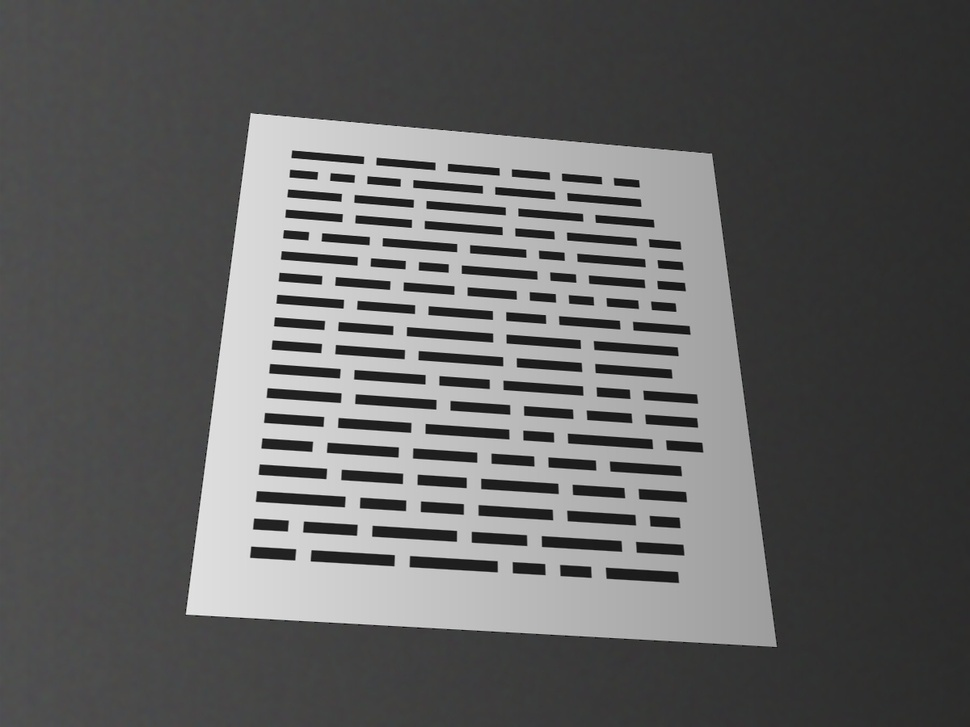
#> input picture data/golden/synthetic_01.jpg, 970 x 727 px, shrunk from 1200 x 900 before the run
$ python -i edges.py   (imports and definitions only)
#> lines starting #> are read from the running program, lines starting #| are printed output that depends on the picture; after the words box and inside, x2 and y2 are one past the last pixel; in counts of white or black regions, pixels touching at a corner belong together
"""2단계: 엣지 검출 (담당: 한시원)

앱(Dart)의 lib/pipeline/edges.dart 와 같은 동작을 유지할 것.
"""
from __future__ import annotations

import cv2
import numpy as np

# 중앙값 기반 자동 임계값의 폭. lower = (1 - SIGMA) * median, upper = (1 + SIGMA) * median
# (11.25 실험 이후 기본 방식은 Otsu. 비교 실험용으로 남겨 둔다)
SIGMA = 0.33

# 기본 Canny 임계값: upper = Otsu 임계값, lower = upper * OTSU_LOW_RATIO
# 근거: docs/실험기록/edge_블러_임계값_모폴로지.md (밝은·비슷한색 배경에서 중앙값 방식은 임계값이 너무 높아짐)
OTSU_LOW_RATIO = 0.5

# 화면이 거의 균일해 Otsu 값이 0 근처로 떨어질 때 잡음까지 엣지가 되는 것을 막는 upper 하한
CANNY_MIN_UPPER = 30

# 끊어진 엣지를 잇기 위한 모폴로지 커널 크기
MORPH_KSIZE = 3


def auto_canny_thresholds(gray: np.ndarray, sigma: float = SIGMA) -> tuple[int, int]:
    """밝기 중앙값을 기준으로 Canny 임계값을 자동으로 정한다."""
    median = float(np.median(gray))
    lower = int(max(0, (1.0 - sigma) * median))
    upper = int(min(255, (1.0 + sigma) * median))
    return lower, upper


def otsu_canny_thresholds(gray: np.ndarray, low_ratio: float = OTSU_LOW_RATIO) -> tuple[int, int]:
    """Otsu 이진화 임계값(문서와 배경을 가르는 밝기)을 Canny upper 로 쓴다."""
#> called with low_ratio = 0.5
    t, _ = cv2.threshold(gray, 0, 255, cv2.THRESH_BINARY | cv2.THRESH_OTSU)
#> t = 123
    upper = max(int(t), CANNY_MIN_UPPER)
#> upper = 123
    return int(upper * low_ratio), upper


def detect_edges(gray: np.ndarray) -> np.ndarray:
    """그레이스케일 이미지에서 문서 경계 엣지 맵(0/255)을 만든다."""
    lower, upper = otsu_canny_thresholds(gray)
#> lower = 61; upper = 123
    edges = cv2.Canny(gray, lower, upper)
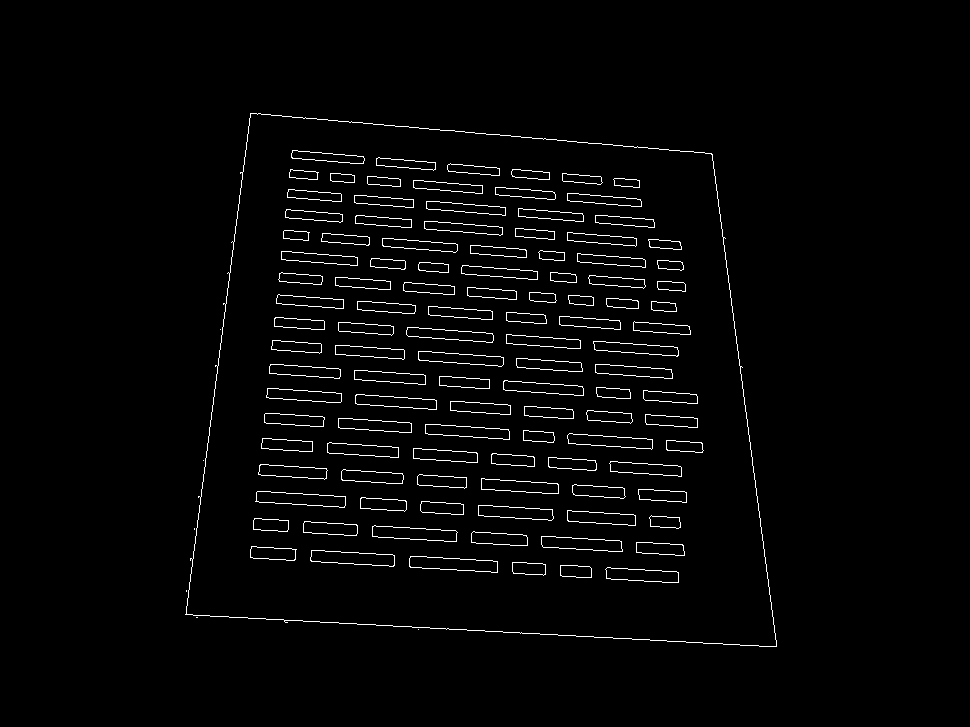
#> edges: shape (727, 970); 2.3% white in thin lines or dots, all inside (x1, y1, x2, y2) = (185, 113, 777, 647)

    # 모폴로지는 none/close3/dilate3/close5+dilate3 와 비교해 차이가 없어(실험기록 참고) 현재 방식 유지
    kernel = cv2.getStructuringElement(cv2.MORPH_RECT, (MORPH_KSIZE, MORPH_KSIZE))
    edges = cv2.morphologyEx(edges, cv2.MORPH_CLOSE, kernel)
    edges = cv2.dilate(edges, kernel, iterations=1)
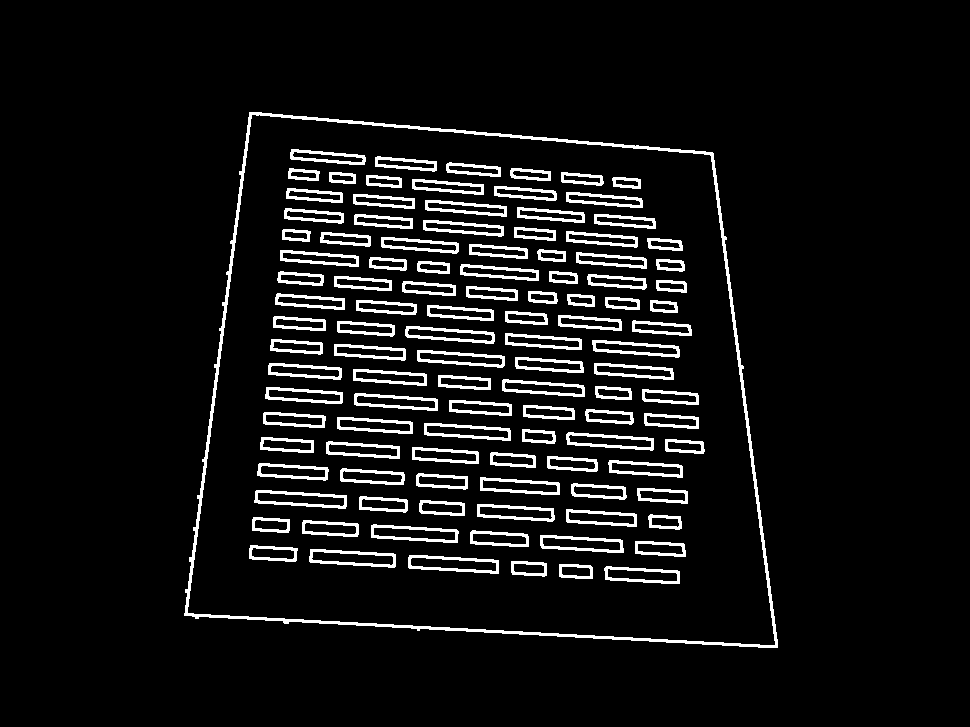
#> edges: shape (727, 970); 7.2% white; 110 white regions, largest, box (x1, y1, x2, y2) and area: (184, 112, 778, 648) 6690, (254, 490, 347, 509) 620, (408, 555, 499, 574) 613
    return edges

>>> import cv2
>>> picture = cv2.imread('../../data/golden/synthetic_01.jpg', cv2.IMREAD_GRAYSCALE)
>>> result = detect_edges(picture)

$ run again, on data/golden/synthetic_02.jpg
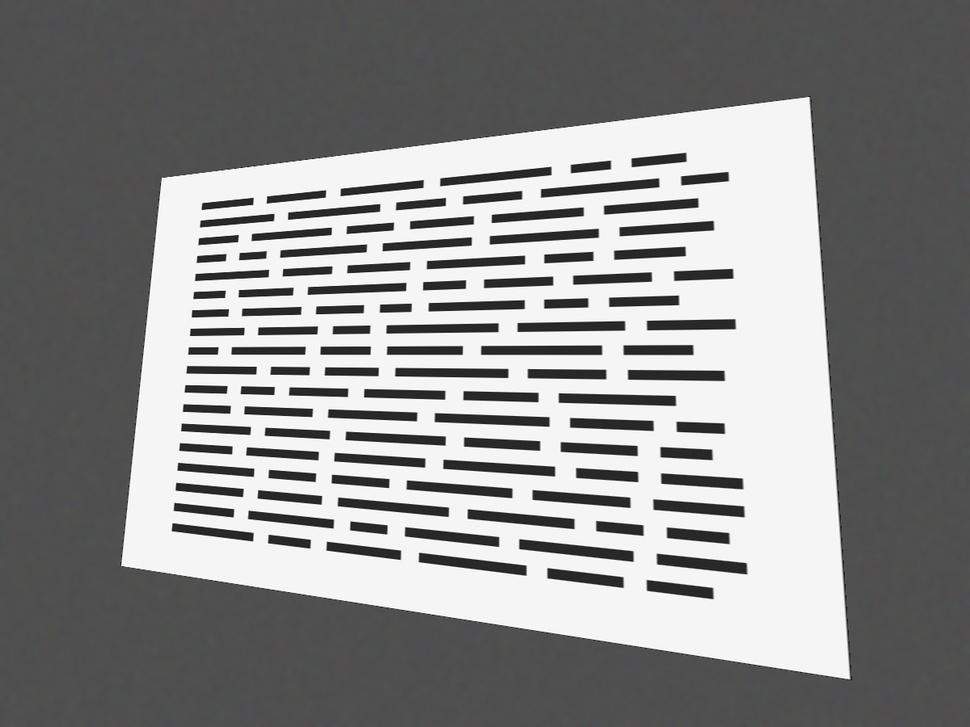
#> input picture data/golden/synthetic_02.jpg, 970 x 727 px, shrunk from 1200 x 900 before the run
#> t = 159
#> in detect_edges, `lower, upper = otsu_canny_thresholds(gray)`: lower = 79; upper = 159
#> in detect_edges, `edges = cv2.Canny(gray, lower, upper)`:
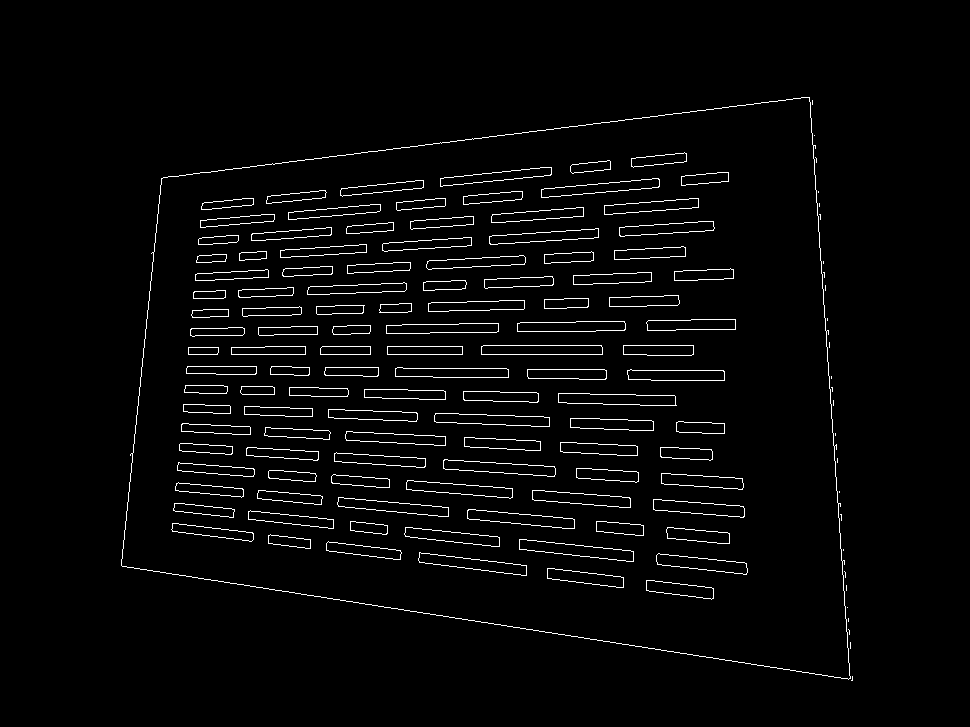
#> edges: shape (727, 970); 2.8% white in thin lines or dots, all inside (x1, y1, x2, y2) = (121, 97, 853, 681)
#> in detect_edges, `edges = cv2.dilate(edges, kernel, iterations=1)`:
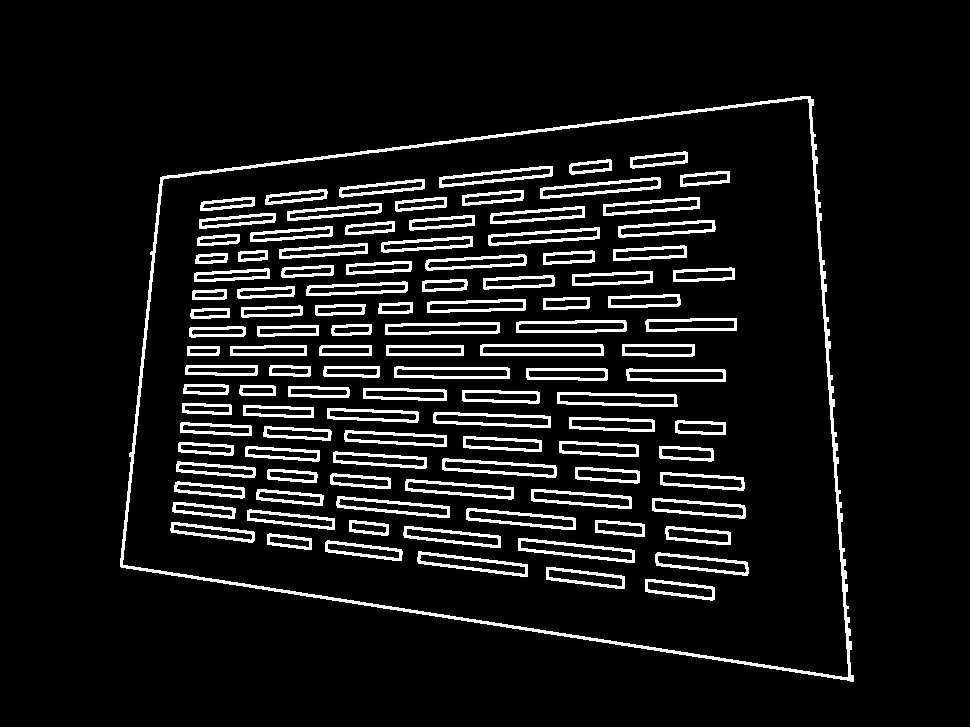
#> edges: shape (727, 970); 8.9% white; 111 white regions, largest, box (x1, y1, x2, y2) and area: (120, 96, 854, 682) 8072, (540, 177, 661, 199) 801, (518, 538, 635, 563) 792

$ run again, on data/golden/synthetic_03.jpg
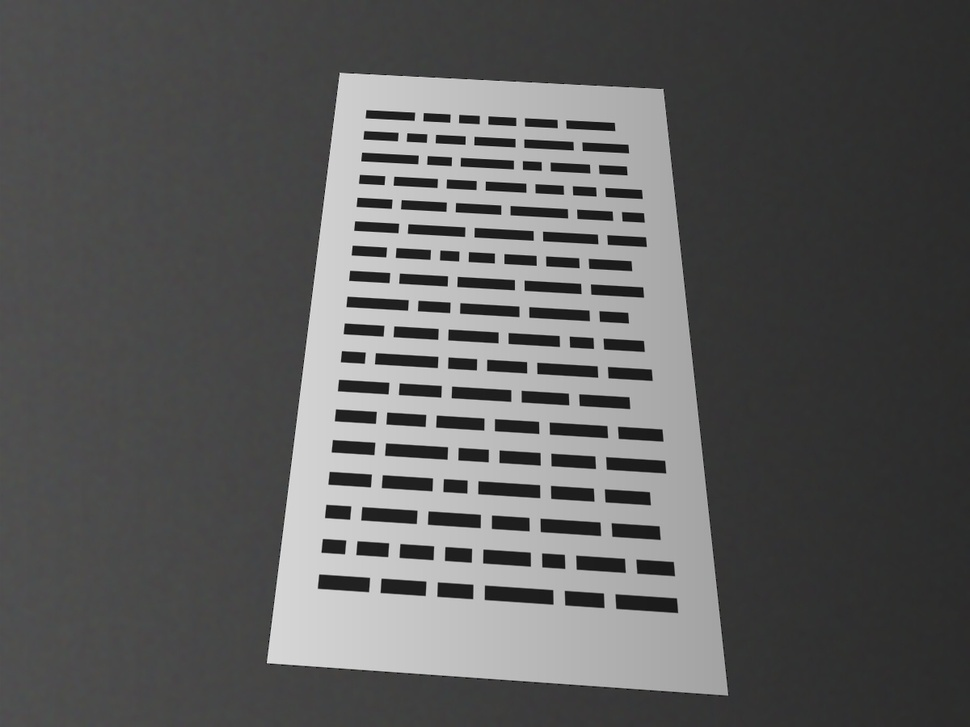
#> input picture data/golden/synthetic_03.jpg, 970 x 727 px, shrunk from 1200 x 900 before the run
#> t = 122
#> in detect_edges, `lower, upper = otsu_canny_thresholds(gray)`: lower = 61; upper = 122
#> in detect_edges, `edges = cv2.Canny(gray, lower, upper)`:
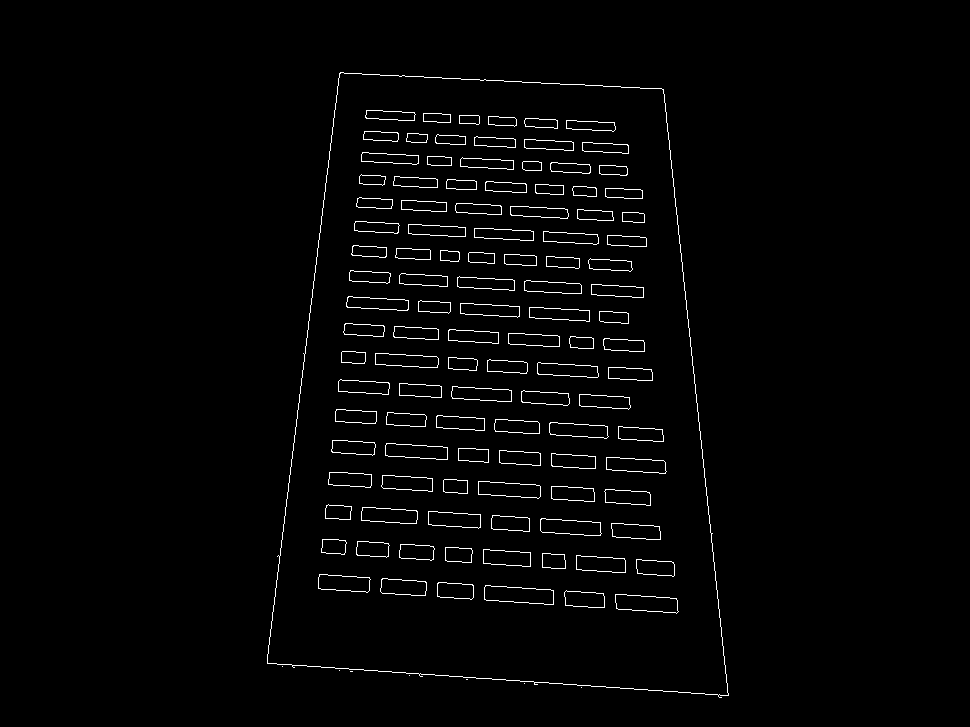
#> edges: shape (727, 970); 1.9% white in thin lines or dots, all inside (x1, y1, x2, y2) = (267, 72, 729, 698)
#> in detect_edges, `edges = cv2.dilate(edges, kernel, iterations=1)`:
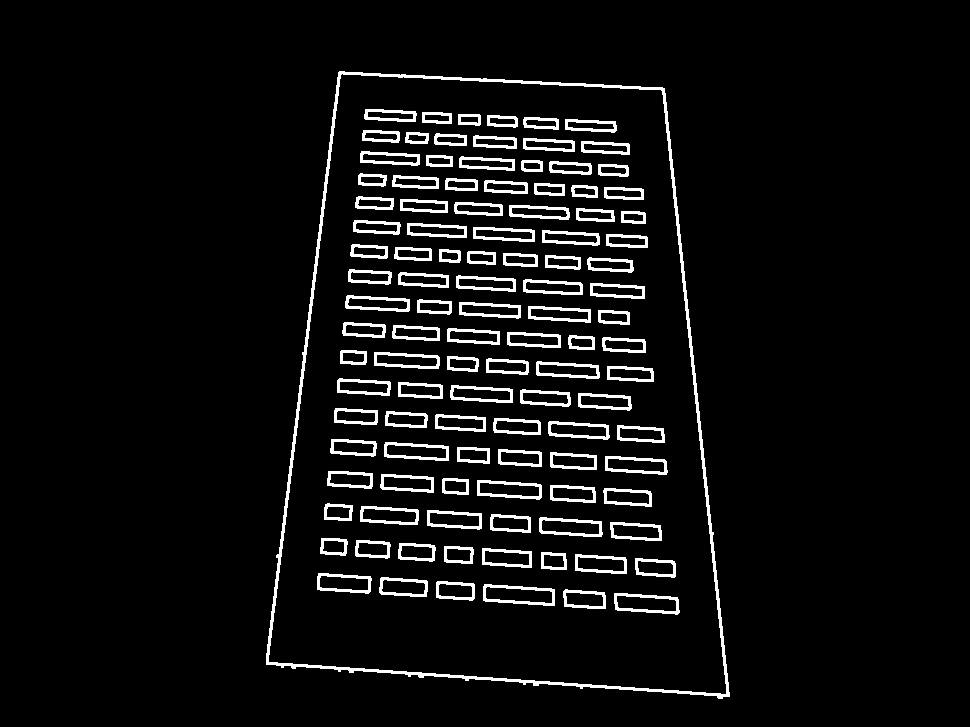
#> edges: shape (727, 970); 5.9% white; 109 white regions, largest, box (x1, y1, x2, y2) and area: (266, 71, 730, 699) 6436, (483, 584, 555, 606) 517, (614, 593, 680, 615) 476
